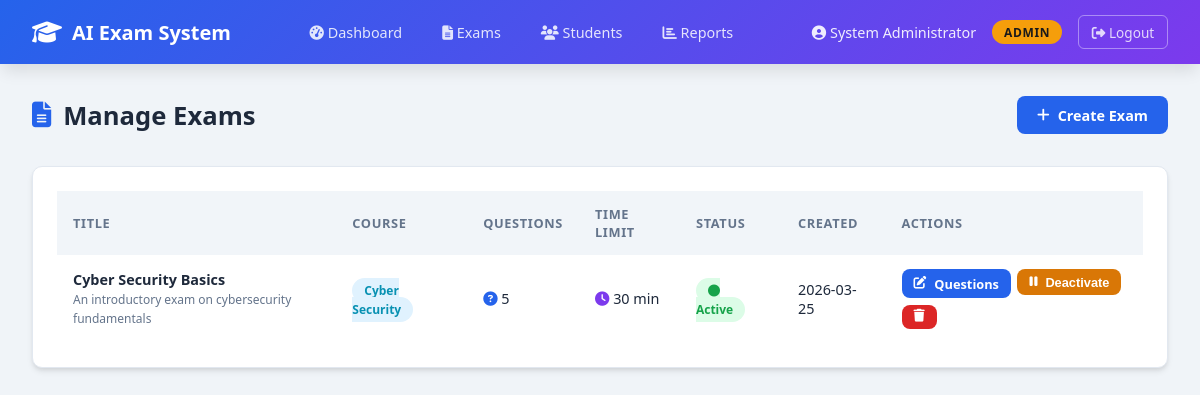
/admin/exams (signed in), run on the app's committed database.
### tables this page shows
CREATE TABLE exams (
                id INTEGER PRIMARY KEY AUTOINCREMENT,
                title TEXT NOT NULL,
                description TEXT,
                course TEXT NOT NULL,
                time_limit INTEGER NOT NULL,
                total_questions INTEGER NOT NULL,
                created_by INTEGER,
                is_active INTEGER DEFAULT 1,
                created_at TIMESTAMP DEFAULT CURRENT_TIMESTAMP,
                FOREIGN KEY (created_by) REFERENCES users(id)
            );

### app.py (the view)
@app.route("/admin/exams")
@admin_required
def admin_exams():
    db = get_db()
    exams = db.execute("""
        SELECT e.*, COUNT(q.id) as question_count
        FROM exams e
        LEFT JOIN questions q ON e.id = q.exam_id
        GROUP BY e.id
        ORDER BY e.created_at DESC
    """).fetchall()
    return render_template("admin_exams.html", exams=exams)

### app.py (called while the page is built)
def get_db():
    db = getattr(g, "_database", None)
    if db is None:
        db = g._database = sqlite3.connect(DATABASE)
        db.row_factory = sqlite3.Row
    return db

@app.teardown_appcontext
def close_connection(exception):
    db = getattr(g, "_database", None)
    if db is not None:
        db.close()

def admin_required(f):
    @wraps(f)
    def decorated(*args, **kwargs):
        if "user_id" not in session:
            flash("Please log in.", "warning")
            return redirect(url_for("login"))
        if session.get("role") != "admin":
            flash("Access denied. Admin only.", "danger")
            return redirect(url_for("student_dashboard"))
        return f(*args, **kwargs)
    return decorated

### templates/admin_exams.html (shortened to what this page needs)
{% extends "base.html" %}
{% block content %}
<div class="page-header">
    <h1 class="page-title"><i class="fas fa-file-alt"></i> Manage Exams</h1>
    <a href="{{ url_for('create_exam') }}" class="btn btn-primary">
        <i class="fas fa-plus"></i> Create Exam
    </a>
</div>
<div class="card">
    {% if exams %}
    <div style="overflow-x:auto;">
        <table>
            <thead>
                <tr>
                    <th>Title</th>
                    <th>Course</th>
                    <th>Questions</th>
                    <th>Time Limit</th>
                    <th>Status</th>
                    <th>Created</th>
                    <th>Actions</th>
                </tr>
            </thead>
            <tbody>
                {% for exam in exams %}
                <tr>
                    <td><strong>{{ exam.title }}</strong><br>
                        <small style="color:#64748b">{{ exam.description[:60] if exam.description else '' }}</small>
                    </td>
                    <td><span class="badge badge-info">{{ exam.course }}</span></td>
                    <td><i class="fas fa-question-circle" style="color:#2563eb"></i> {{ exam.question_count }}</td>
                    <td><i class="fas fa-clock" style="color:#7c3aed"></i> {{ exam.time_limit }} min</td>
                    <td>
                        {% if exam.is_active %}
                            <span class="badge badge-success"><i class="fas fa-circle"></i> Active</span>
                        {% else %}
                            <span class="badge badge-secondary">Inactive</span>
                        {% endif %}
                    </td>
                    <td>{{ exam.created_at[:10] }}</td>
                    <td>
                        <div style="display:flex;gap:0.4rem;flex-wrap:wrap;">
                            <a href="{{ url_for('add_questions', exam_id=exam.id) }}" class="btn btn-sm btn-primary">
                                <i class="fas fa-edit"></i> Questions
                            </a>
                            <form method="POST" action="{{ url_for('toggle_exam', exam_id=exam.id) }}" style="display:inline">
                                <button type="submit" class="btn btn-sm {{ 'btn-warning' if exam.is_active else 'btn-success' }}">
                                    <i class="fas fa-{{ 'pause' if exam.is_active else 'play' }}"></i>
                                    {{ 'Deactivate' if exam.is_active else 'Activate' }}
                                </button>
                            </form>
                            <form method="POST" action="{{ url_for('delete_exam', exam_id=exam.id) }}" style="display:inline"
                                  onsubmit="return confirm('Delete this exam and all its data?')">
                                <button type="submit" class="btn btn-sm btn-danger">
                                    <i class="fas fa-trash"></i>
                                </button>
                            </form>
                        </div>
                    </td>
                </tr>
                {% endfor %}
            </tbody>
        </table>
    </div>
    {% else %}
    <div class="empty-state">
        <i class="fas fa-file-alt"></i>
        <p>No exams created yet. <a href="{{ url_for('create_exam') }}">Create your first exam</a>.</p>
    </div>
    {% endif %}
</div>
{% endblock %}

### static/css/style.css (style rules this page uses)
:root { --primary: #2563eb; --primary-dark: #1d4ed8; --secondary: #7c3aed; --success: #16a34a; --danger: #dc2626; --warning: #d97706; --info: #0891b2; --dark: #1e293b; --gray: #64748b; --light: #f1f5f9; --white: #ffffff; --border: #e2e8f0; --shadow: 0 4px 6px -1px rgba(0,0,0,0.1), 0 2px 4px -1px rgba(0,0,0,0.06); --shadow-lg: 0 10px 15px -3px rgba(0,0,0,0.1); --radius: 10px; }
* { margin: 0; padding: 0; box-sizing: border-box; }
body { font-family: 'Segoe UI', Tahoma, Geneva, Verdana, sans-serif; background: #f0f4f8; color: var(--dark); min-height: 100vh; }
.card { background: var(--white); border-radius: var(--radius); padding: 1.5rem; box-shadow: var(--shadow); border: 1px solid var(--border); }
.btn { padding: 0.6rem 1.25rem; border-radius: 8px; border: none; cursor: pointer; font-size: 0.9rem; font-weight: 600; display: inline-flex; align-items: center; gap: 0.5rem; text-decoration: none; transition: all 0.2s; white-space: nowrap; }
.btn-primary { background: var(--primary); color: var(--white); }
.btn-danger { background: var(--danger); color: var(--white); }
.btn-warning { background: var(--warning); color: var(--white); }
.btn-sm { padding: 0.35rem 0.75rem; font-size: 0.8rem; }
table { width: 100%; border-collapse: collapse; font-size: 0.9rem; }
thead th { background: var(--light); padding: 0.875rem 1rem; text-align: left; font-weight: 600; color: var(--gray); font-size: 0.8rem; text-transform: uppercase; letter-spacing: 0.05em; }
tbody td { padding: 0.875rem 1rem; border-bottom: 1px solid var(--border); color: var(--dark); }
tbody tr:last-child td { border-bottom: none; }
.badge { padding: 0.25rem 0.75rem; border-radius: 20px; font-size: 0.75rem; font-weight: 600; }
.badge-success { background: #dcfce7; color: #16a34a; }
.badge-info { background: #e0f2fe; color: #0891b2; }
.page-header { display: flex; align-items: center; justify-content: space-between; margin-bottom: 2rem; }
.page-title { font-size: 1.6rem; font-weight: 700; color: var(--dark); display: flex; align-items: center; gap: 0.75rem; }
.page-title i { color: var(--primary); }

### data on the page
exams: title "Cyber Security Basics", description "An introductory exam on cybersecurity fundamentals", course "Cyber Security", question_count "5", time_limit "30", shows "Active", created_at "2026-03-25", is_active "Deactivate"

### other printed values
{{ session.full_name }} "System Administrator"
{{ session.role|title }} "ADMIN"
